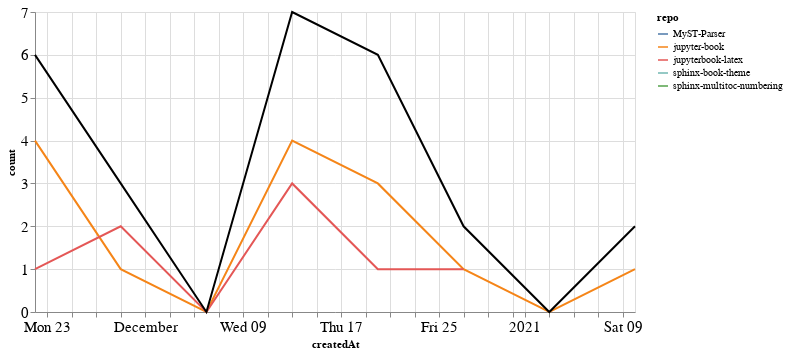

The notebook cell this image was saved under:
### Markdown cell above
### Comments

### Code cell
comments_time = comments.groupby('repo').resample('W', on='createdAt').count()['author'].reset_index()
comments_time = comments_time.rename(columns={'author': 'count'})
comments_time_total = comments_time.groupby('createdAt').agg({"count": "sum"}).reset_index()
ch1 = alt.Chart(comments_time, width=600).mark_line().encode(
    x='createdAt',
    y='count',
    color='repo',
    tooltip="repo"
)

ch2 = alt.Chart(comments_time_total, width=600).mark_line(color="black").encode(
    x='createdAt',
    y='count',
)

ch1 + ch2

### Figure 1 — Vega-Lite specification as saved in the notebook (floating-point values rounded to 4 significant figures)
{"config": {"axisLeft": {"labelFontSize": 15}, "axisBottom": {"labelFontSize": 15}}, "layer": [{"data": {"name": "data-2f567f25782ff6ef08f315dd59db877a"}, "mark": "line", "encoding": {"color": {"type": "nominal", "field": "repo"}, "tooltip": {"type": "nominal", "field": "repo"}, "x": {"type": "temporal", "field": "createdAt"}, "y": {"type": "quantitative", "field": "count"}}, "width": 600}, {"data": {"name": "data-a69f29719df4b6051b22760e0552b7e0"}, "mark": {"type": "line", "color": "black"}, "encoding": {"x": {"type": "temporal", "field": "createdAt"}, "y": {"type": "quantitative", "field": "count"}}, "width": 600}], "$schema": "https://vega.github.io/schema/vega-lite/v4.8.1.json", "datasets": {"data-2f567f25782ff6ef08f315dd59db877a": [{"repo": "MyST-Parser", "createdAt": "2020-12-20T00:00:00", "count": 2}, {"repo": "jupyter-book", "createdAt": "2020-11-22T00:00:00", "count": 4}, {"repo": "jupyter-book", "createdAt": "2020-11-29T00:00:00", "count": 1}, {"repo": "jupyter-book", "createdAt": "2020-12-06T00:00:00", "count": 0}, {"repo": "jupyter-book", "createdAt": "2020-12-13T00:00:00", "count": 4}, {"repo": "jupyter-book", "createdAt": "2020-12-20T00:00:00", "count": 3}, {"repo": "jupyter-book", "createdAt": "2020-12-27T00:00:00", "count": 1}, {"repo": "jupyter-book", "createdAt": "2021-01-03T00:00:00", "count": 0}, {"repo": "jupyter-book", "createdAt": "2021-01-10T00:00:00", "count": 1}, {"repo": "jupyterbook-latex", "createdAt": "2020-11-22T00:00:00", "count": 1}, {"repo": "jupyterbook-latex", "createdAt": "2020-11-29T00:00:00", "count": 2}, {"repo": "jupyterbook-latex", "createdAt": "2020-12-06T00:00:00", "count": 0}, {"repo": "jupyterbook-latex", "createdAt": "2020-12-13T00:00:00", "count": 3}, {"repo": "jupyterbook-latex", "createdAt": "2020-12-20T00:00:00", "count": 1}, {"repo": "jupyterbook-latex", "createdAt": "2020-12-27T00:00:00", "count": 1}, {"repo": "sphinx-book-theme", "createdAt": "2020-11-22T00:00:00", "count": 1}, {"repo": "sphinx-multitoc-numbering", "createdAt": "2021-01-10T00:00:00", "count": 1}], "data-a69f29719df4b6051b22760e0552b7e0": [{"createdAt": "2020-11-22T00:00:00", "count": 6}, {"createdAt": "2020-11-29T00:00:00", "count": 3}, {"createdAt": "2020-12-06T00:00:00", "count": 0}, {"createdAt": "2020-12-13T00:00:00", "count": 7}, {"createdAt": "2020-12-20T00:00:00", "count": 6}, {"createdAt": "2020-12-27T00:00:00", "count": 2}, {"createdAt": "2021-01-03T00:00:00", "count": 0}, {"createdAt": "2021-01-10T00:00:00", "count": 2}]}}
